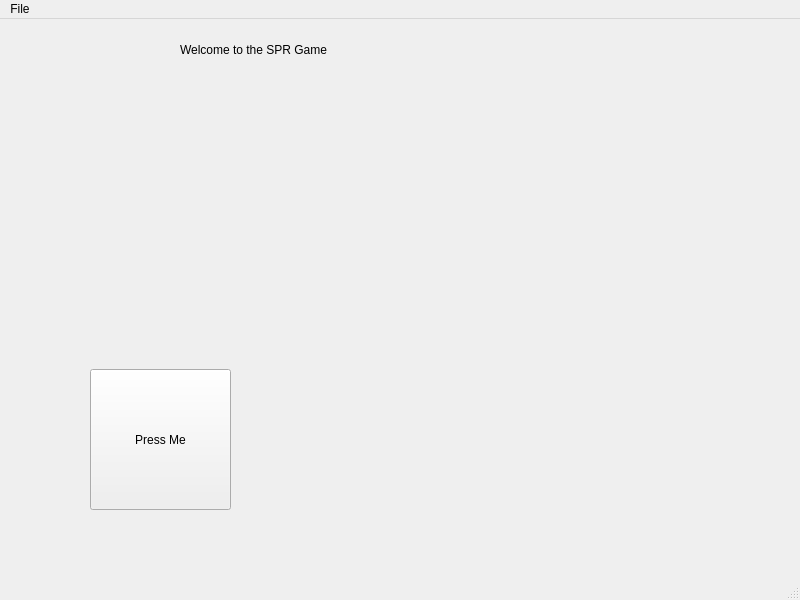
<?xml version="1.0" encoding="UTF-8"?>
<ui version="4.0">
 <class>MainWindow</class>
 <widget class="QMainWindow" name="MainWindow">
  <property name="geometry">
   <rect>
    <x>0</x>
    <y>0</y>
    <width>800</width>
    <height>600</height>
   </rect>
  </property>
  <property name="windowTitle">
   <string>MainWindow</string>
  </property>
  <property name="autoFillBackground">
   <bool>true</bool>
  </property>
  <widget class="QWidget" name="centralwidget">
   <widget class="QPushButton" name="button1">
    <property name="geometry">
     <rect>
      <x>90</x>
      <y>350</y>
      <width>141</width>
      <height>141</height>
     </rect>
    </property>
    <property name="text">
     <string>Press Me</string>
    </property>
   </widget>
   <widget class="QLabel" name="label1">
    <property name="geometry">
     <rect>
      <x>180</x>
      <y>20</y>
      <width>451</width>
      <height>21</height>
     </rect>
    </property>
    <property name="text">
     <string>Welcome to the SPR Game</string>
    </property>
   </widget>
  </widget>
  <widget class="QMenuBar" name="menubar">
   <property name="geometry">
    <rect>
     <x>0</x>
     <y>0</y>
     <width>800</width>
     <height>21</height>
    </rect>
   </property>
   <widget class="QMenu" name="menuFile">
    <property name="title">
     <string>File</string>
    </property>
    <addaction name="actionNew"/>
   </widget>
   <addaction name="menuFile"/>
  </widget>
  <widget class="QStatusBar" name="statusbar"/>
  <action name="actionNew">
   <property name="text">
    <string>New</string>
   </property>
  </action>
 </widget>
 <resources/>
 <connections/>
</ui>
